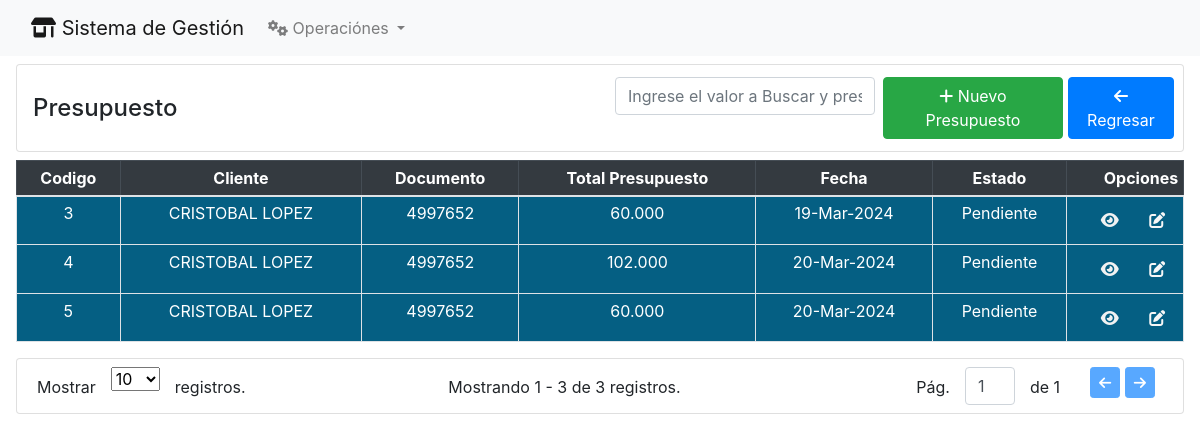
Before: /presupuesto/ with the older database file.
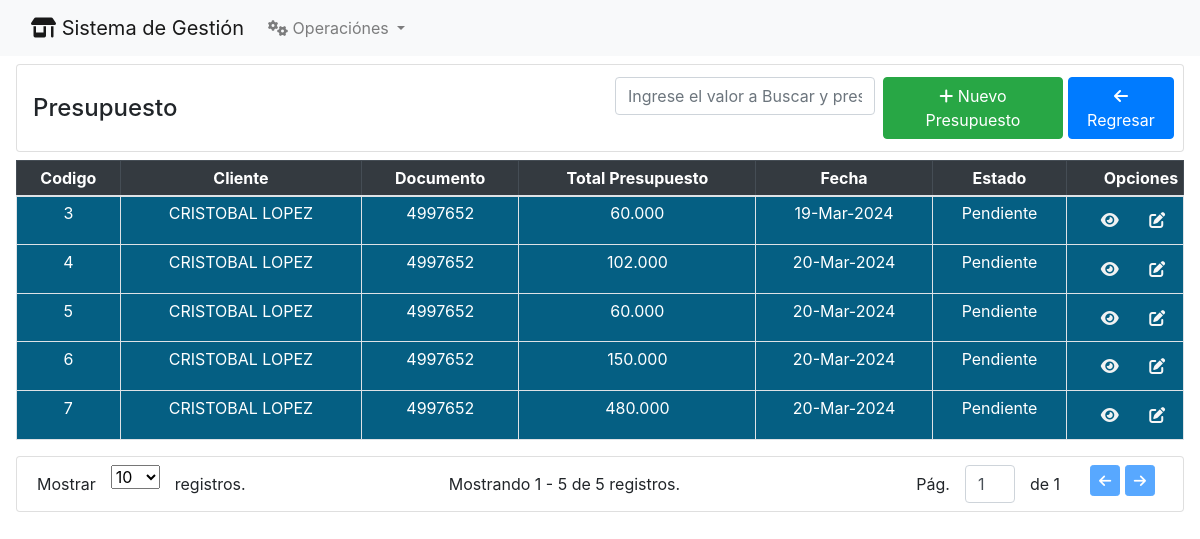
After: the same page with the newer database file.
### PresupuestoCliente/models.py (models this page shows)
class PresupuestoCliente(models.Model):
    cliente =  models.ForeignKey(Clientes, on_delete = models.PROTECT)
    fecha = models.DateTimeField(blank = True, null = True)
    total_presupuesto = models.FloatField()
    estado_presupuesto = models.CharField(max_length=1, default = 'P')
    iva_10 = models.FloatField(null = True, blank= True)
    iva_5= models.FloatField(null = True, blank= True)
    exentas= models.FloatField(null = True, blank= True)
    estado = models.BooleanField(default = True)

### Clientes/models.py (models this page shows, shortened)
class Clientes(models.Model):
    nombre =  models.CharField(max_length = 250)
    apellido = models.CharField(max_length = 250)
    direccion = models.CharField(max_length = 250)
    telefono =  models.CharField(max_length = 250)
    correo = models.CharField(max_length = 250)
    documento =  models.CharField(max_length = 250)
    ruc =  models.CharField(max_length = 250, null= True, blank = True)
    observacion = models.CharField(max_length = 250)
    estado = models.IntegerField(default = 1, null= True, blank = True)

### PresupuestoCliente/views.py (the view)
# urls.py: path("", index_presupuesto, name="presupuesto"),
def index_presupuesto(request):
    template_name = 'index_presupuesto.html'
    paginate_by = 10
    filter_value = request.GET.get('filter', '').strip()
    paginate_by_param = request.GET.get('paginate_by', paginate_by)
    if filter_value:
        queryset = PresupuestoCliente.objects.filter(
            Q(cliente__nombre__icontains=filter_value),
        )
    else:
        queryset = PresupuestoCliente.objects.filter()
    paginator = Paginator(queryset, per_page=paginate_by_param)
    page = request.GET.get('page')
    blocks = paginator.get_page(page)
    context = {
        'page_obj': blocks,
        'title': 'Presupuesto',
        'filter': filter_value,
    }
    return render(request, template_name, context)

### PresupuestoCliente/templatetags/tools.py (called while the page is built)
@register.filter
def intpoint(value):
    formatted_value = '{:,.0f}'.format(float(value))
    return formatted_value.replace(',', '.')

### PresupuestoCliente/templates/index_presupuesto.html (shortened to what this page needs)
{% extends 'home.html' %}
{% load tools %}
{% block content %}
<div class="card pr-2 my-2 mr-3 ml-3 mb-2">
    <div class="card-body pr-2 pl-3 py-1">
        <div class="row align-items-center">
            <div class="col">
                <h4 class="m-0 my-2">{{ title }}</h4>
            </div>
            <div class="col d-flex p-2 justify-content-end">
                <form class="mr-2 w-50" method="get">
                    <input type="text" class="form-control   text-center" name="filter"
                        placeholder="Ingrese el valor a Buscar y presione la tecla Enter">
                </form>
                <a href="{%url 'crear_presupuesto'%}" class="btn btn-success"> <i class="fa-solid fa-plus"></i> Nuevo
                    Presupuesto</a>
                <a href="{% url 'home' %}" class="btn btn-primary"> <i class="fa-solid fa-arrow-left"></i> Regresar</a>
            </div>
        </div>
    </div>
</div>
<div class=" pr-3  pl-3 ml-0 mb-2">
    <table class="table table-sm table-bordered">
        <thead class="table-dark ">
            <tr class="text-center">
                <th >Codigo</th>
                <th >Cliente</th>
                <th >Documento</th>
                <th  >Total Presupuesto</th>
                <th >Fecha</th>
                <th >Estado</th>
                <th  style="width: 10%; text-align: right;">Opciones</th>
            </tr>
        </thead>
        <tbody >
            {% if page_obj %}
            {% for pre in page_obj %}
            <tr
                style="text-align: center; background-color: {% if pre.estado_presupuesto == 'P' %}#055F83{% elif pre.estado_presupuesto == 'C' %}#0D7941{% elif pre.estado_presupuesto == 'D' %}#830F05{% endif %};color:white;">
                <td> {{pre.id}} </td>
                <td> {{pre.cliente.nombre}} {{pre.cliente.apellido}} </td>
                <td> {{pre.cliente.documento}} </td>
                <td>{{ pre.total_presupuesto|intpoint}}</td>
                <td> {{pre.fecha|date:'d-M-Y'}} </td>
                <td>
                    {% if pre.estado_presupuesto == 'P' %}
                    Pendiente
                    {% elif pre.estado_presupuesto == 'C' %}
                    Confirmado
                    {% elif pre.estado_presupuesto == 'D' %}
                    Anulado
                    {% endif %}
                </td>
                <td style="text-align: right;">
                    <a href="detallePresupuesto/{{pre.id}}/" title="Ver Detalles del Presupuesto"
                        class="btn btn-ligth"><i class="fa-solid fa-eye" style="color: #f2f2f2;"></i></a>
                    <a href="modificar_cliente/{{cli.id}}/" title="Editar Estado del Presupuesto"
                        class="btn btn-ligth"><i class="fa-solid fa-pen-to-square" style="color: #f7f7f7;"></i></a>
                </td>
            </tr>
            {% endfor %}
            {% else %}
            <tr style="background-color: gainsboro;text-align: center;">
                <td colspan="7">Sin Registros</td>
            </tr>
            {% endif %}
        </tbody>
    </table>
</div>
{% include 'paginator.html' %}
{% endblock %}

Changed rows visible on the page:
added PresupuestoCliente: id "6", cliente.nombre "CRISTOBAL", cliente.apellido "LOPEZ", cliente.documento "4997652", total_presupuesto "150.000", fecha "20-Mar-2024", estado_presupuesto "Pendiente"
added PresupuestoCliente: id "7", cliente.nombre "CRISTOBAL", cliente.apellido "LOPEZ", cliente.documento "4997652", total_presupuesto "480.000", fecha "20-Mar-2024", estado_presupuesto "Pendiente"
Other visible differences:
{{ page_obj.end_index }}: "3" → "5"
{{ page_obj.paginator.count }}: "3" → "5"
